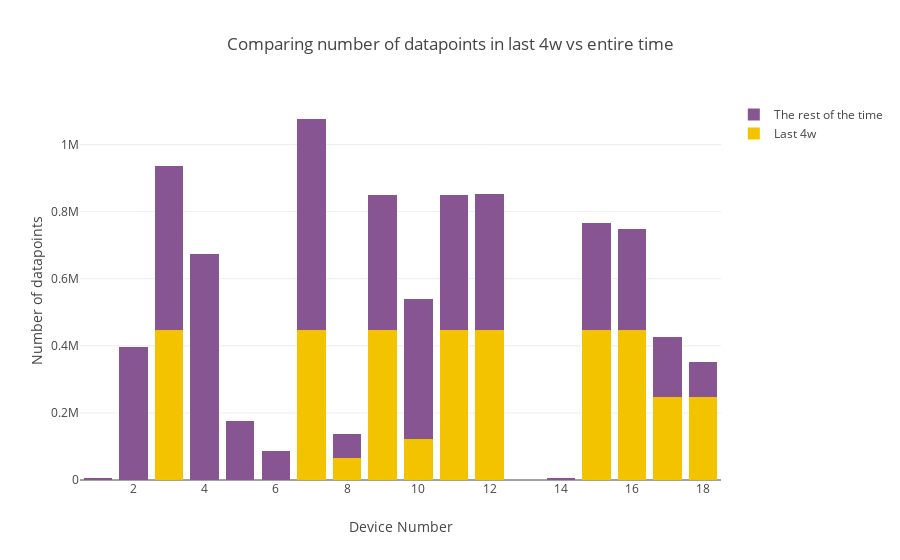

The notebook cell this image was saved under:
### Markdown cell above
Plotting combined barchart - entire number of datapoints vs number of datapoints in last 4 weeks.

### Code cell
combined_bar_plot_2traces(xvalues=device_numbers,
                          yvalues1=ping_counts_time,
                          yvalues2=[a - b for a, b in zip(ping_counts, ping_counts_time)],
                          name1='Last '+time_interval,
                          name2='The rest of the time',
                          title="Comparing number of datapoints in last "+time_interval+" vs entire time",
                          ytitle="Number of datapoints")

### Figure 1 — Plotly figure (JSON) as saved in the notebook; plotly's stock layout.template omitted (floating-point values rounded to 4 significant figures)
{"data": [{"marker": {"color": "F3C300"}, "name": "Last 4w", "type": "bar", "x": [1, 2, 3, 4, 5, 6, 7, 8, 9, 10, 11, 12, 13, 14, 15, 16, 17, 18], "y": [0, 0, 446997, 0, 0, 0, 446978, 65297, 446996, 122043, 446997, 446997, 0, 0, 446996, 446997, 248696, 248696]}, {"marker": {"color": "875692"}, "name": "The rest of the time", "type": "bar", "x": [1, 2, 3, 4, 5, 6, 7, 8, 9, 10, 11, 12, 13, 14, 15, 16, 17, 18], "y": [7025, 397617, 488248, 674108, 175987, 84990, 629130, 72282, 402366, 417271, 402309, 405094, 285, 6905, 320345, 301779, 178601, 104292]}], "layout": {"barmode": "stack", "title": "Comparing number of datapoints in last 4w vs entire time", "xaxis": {"title": "Device Number"}, "yaxis": {"title": "Number of datapoints"}}}
